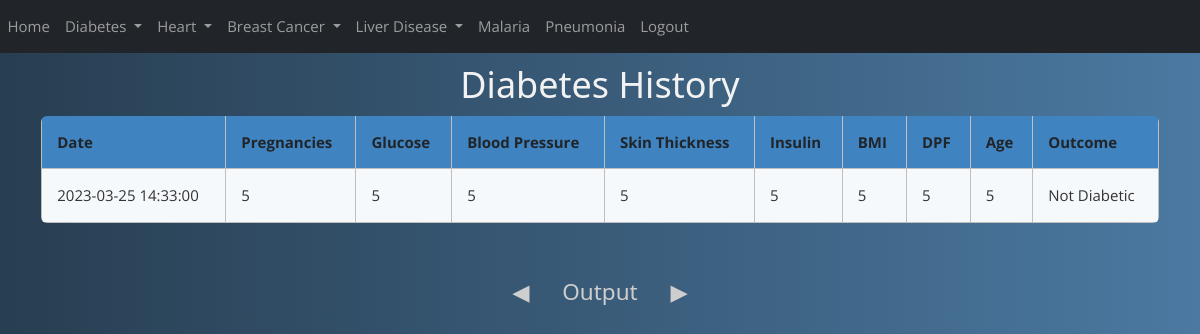
/diabetes_history (signed in), run on an earlier commit of the app's database.
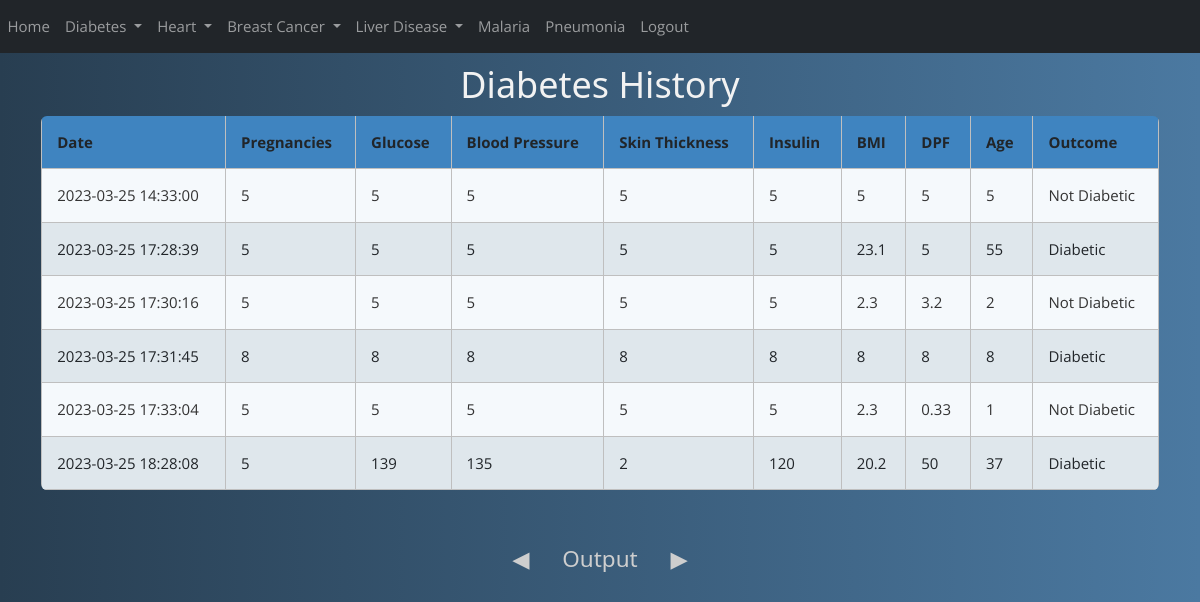
And on a later commit of the database.
### website/models.py (models this page shows)
class Diabetes(db.Model):
    id = db.Column(db.Integer, primary_key=True)
    date = db.Column(db.DateTime(timezone=True), default=func.now()) # To auto set date
    pregnancies = db.Column(db.Integer)
    glucose = db.Column(db.Integer)
    bloodpressure = db.Column(db.Integer)
    skinthichness = db.Column(db.Integer)
    insulin = db.Column(db.Integer)
    bmi = db.Column(db.Integer)
    dpf = db.Column(db.Integer)
    age = db.Column(db.Integer)
    outcome = db.Column(db.String(10000))
    user_id = db.Column(db.Integer, db.ForeignKey('user.id')) # not here

### website/views.py (the view)
@views.route("/diabetes_history")
@login_required
def diabetes_history():
    return render_template('diabetes_history.html', user=current_user)

### website/__init__.py (called while the page is built)
def create_app():
    app = Flask(__name__)
    app.config['SECRET_KEY'] = 'uuhfurhfueih hfu iehfuci heuh eusjhc nsjv nsweur'
    app.config['SQLALCHEMY_DATABASE_URI'] = f'sqlite:///{DB_NAME}'
    db.init_app(app)
    from .views import views
    from .auth import auth
    app.register_blueprint(views, url_prefix="/")
    app.register_blueprint(auth, url_prefix="/")
    from .models import User, Diabetes, Heart, BCancer, Liver
    create_database(app)
    login_manager = LoginManager()
    login_manager.login_view = 'auth.login'
    login_manager.init_app((app))
    @login_manager.user_loader
    def load_user(id):
        return User.query.get(int(id))
    return app

### website/templates/diabetes_history.html (shortened to what this page needs)
{% include 'nav(logged).html' %}
<head>
  <link rel="stylesheet" href="{{ url_for('static', filename='css/w3.css') }}">
    <link rel="stylesheet" href="{{ url_for('static', filename='css/blue.css') }}">
    </head>
    <body>
        <div class="container">
<h1>Diabetes History</h1>
  <table id="myTable" class="table rwd-table table table-striped table-bordered table-sm" cellspacing="0"
  width="100%">
    <tbody>
        <tr>
            <th>Date</th>
            <th>Pregnancies</th>
            <th>Glucose</th>
            <th>Blood Pressure</th>
            <th>Skin Thickness</th>
            <th>Insulin</th>
            <th>BMI</th>
            <th>DPF</th>
            <th>Age</th>
            <th>Outcome</th>
            </tr>
            {% for diabetes in user.diabetes %}
            <tr>
                <td>{{ diabetes.date }}</td>
                <td>{{ diabetes.pregnancies }}</td>
                <td>{{ diabetes.glucose }}</td>
                <td>{{ diabetes.bloodpressure }}</td>
                <td>{{ diabetes.skinthichness }}</td>
                <td>{{ diabetes.insulin }}</td>
                <td>{{ diabetes.bmi }}</td>
                <td>{{ diabetes.dpf }}</td>
                <td>{{ diabetes.age }}</td>
                <td>{{ diabetes.outcome }}</td>
      </tr>
      {% endfor %}
    </tbody>
  </table>
  <br><br>
  <h3>Output</h3>
</div>
    </body>

### website/templates/nav(logged).html (shortened to what this page needs)
<!DOCTYPE HTML>
    <head>
        <link rel="stylesheet" href="https://stackpath.bootstrapcdn.com/bootstrap/5.0.0-alpha1/css/bootstrap.min.css"
>
    </head>
    <body>
<nav class="navbar navbar-expand-lg navbar-dark bg-dark">
    <div class="collapse navbar-collapse" id="navbar">
        <div class="navbar-nav mr-auto">
            <a href="/home" class="nav-item nav-link" id="home">Home</a>
        </div>
        <div class="navbar-nav ml-auto">
            <li class="nav-item dropdown">
                <a class="nav-link dropdown-toggle" href="#" id="navbarDropdown" role="button" data-toggle="dropdown" aria-haspopup="true" aria-expanded="false">
                  Diabetes
                </a>
              </li>
              <li class="nav-item dropdown">
                <a class="nav-link dropdown-toggle" href="#" id="navbarDropdown" role="button" data-toggle="dropdown" aria-haspopup="true" aria-expanded="false">
                  Heart
                </a>
              </li>
              <li class="nav-item dropdown">
                <a class="nav-link dropdown-toggle" href="#" id="navbarDropdown" role="button" data-toggle="dropdown" aria-haspopup="true" aria-expanded="false">
                  Breast Cancer
                </a>
              </li>
              <li class="nav-item dropdown">
                <a class="nav-link dropdown-toggle" href="#" id="navbarDropdown" role="button" data-toggle="dropdown" aria-haspopup="true" aria-expanded="false">
                  Liver Disease
                </a>
              </li>
              <div class="collapse navbar-collapse" id="navbar">
                <div class="navbar-nav mr-auto">
                    <a href="/malaria" class="nav-item nav-link" id="home">Malaria</a>
                </div>
                <div class="collapse navbar-collapse" id="navbar">
                  <div class="navbar-nav mr-auto">
                      <a href="/pneumonia" class="nav-item nav-link" id="pneumonia">Pneumonia</a>
                  </div>
            <a href="/logout" class="nav-item nav-link" id="logout">Logout</a>
        </div>
    </div>
</nav>
    </body>
</html>

### website/static/css/w3.css (style rules this page uses)
*,*:before,*:after { box-sizing:inherit }
body { margin:0 }
article,aside,details,figcaption,figure,footer,header,main,menu,nav,section { display:block }
a { background-color:transparent }
html,body { font-family:Verdana,sans-serif;font-size:15px;line-height:1.5 }
h1 { font-size:36px }
h3 { font-size:24px }
h1,h2,h3,h4,h5,h6 { font-family:"Segoe UI",Arial,sans-serif;font-weight:400;margin:10px 0 }
a { color:inherit }

### website/static/css/blue.css (style rules this page uses)
* { font-family: 'Open Sans', sans-serif; }
.rwd-table { margin: auto; min-width: 300px; max-width: 100%; border-collapse: collapse; }
.rwd-table tr:first-child { border-top: none; background: #428bca; color: #fff; }
.rwd-table tr { border-top: 1px solid #ddd; border-bottom: 1px solid #ddd; background-color: #f5f9fc; }
.rwd-table tr:nth-child(odd):not(:first-child) { background-color: #ebf3f9; }
.rwd-table th { display: none; }
.rwd-table td { display: block; }
.rwd-table td:first-child { margin-top: .5em; }
.rwd-table td:last-child { margin-bottom: .5em; }
.rwd-table td:before { content: attr(data-th) ": "; font-weight: bold; width: 120px; display: inline-block; color: #000; }
.rwd-table th, .rwd-table td { text-align: left; }
.rwd-table { color: #333; border-radius: .4em; overflow: hidden; }
.rwd-table tr { border-color: #bfbfbf; }
.rwd-table th, .rwd-table td { padding: .5em 1em; }
@media screen and (min-width: 600px) { .rwd-table td:before { display: none; } }
@media screen and (min-width: 600px) { .rwd-table th, .rwd-table td { display: table-cell; padding: .25em .5em; } }
@media screen and (min-width: 600px) { .rwd-table th:first-child, .rwd-table td:first-child { padding-left: 0; } }
@media screen and (min-width: 600px) { .rwd-table th:last-child, .rwd-table td:last-child { padding-right: 0; } }
@media screen and (min-width: 600px) { .rwd-table th, .rwd-table td { padding: 1em !important; } }
body { background: #4B79A1; background: -webkit-linear-gradient(to left, #4B79A1, #283E51); background: linear-gradient(to left, #4B79A1, #283E51); }
h1 { text-align: center; font-size: 2.4em; color: #f2f2f2; }
.container { display: block; text-align: center; }
h3 { display: inline-block; position: relative; text-align: center; font-size: 1.5em; color: #cecece; }
h3:before { content: "\25C0"; position: absolute; left: -50px; -webkit-animation: leftRight 2s linear infinite; animation: leftRight 2s linear infinite; }
h3:after { content: "\25b6"; position: absolute; right: -50px; -webkit-animation: leftRight 2s linear infinite reverse; animation: leftRight 2s linear infinite reverse; }

What changed in the data, as far as the page shows it:
added Diabetes: date "2023-03-25 17:28:39", pregnancies "5", glucose "5", bloodpressure "5", skinthichness "5", insulin "5", bmi "23.1", dpf "5", age "55", outcome "Diabetic"
added Diabetes: date "2023-03-25 17:30:16", pregnancies "5", glucose "5", bloodpressure "5", skinthichness "5", insulin "5", bmi "2.3", dpf "3.2", age "2", outcome "Not Diabetic"
added Diabetes: date "2023-03-25 17:31:45", pregnancies "8", glucose "8", bloodpressure "8", skinthichness "8", insulin "8", bmi "8", dpf "8", age "8", outcome "Diabetic"
added Diabetes: date "2023-03-25 17:33:04", pregnancies "5", glucose "5", bloodpressure "5", skinthichness "5", insulin "5", bmi "2.3", dpf "0.33", age "1", outcome "Not Diabetic"
added Diabetes: date "2023-03-25 18:28:08", pregnancies "5", glucose "139", bloodpressure "135", skinthichness "2", insulin "120", bmi "20.2", dpf "50", age "37", outcome "Diabetic"
